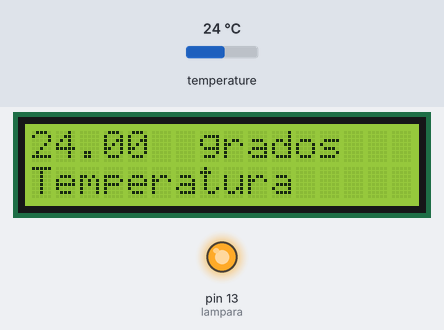
Recording of a sketch running on a simulated Arduino Uno, built with avr-gcc and run on an emulated ATmega328P. Parts: 16×2 character LCD, output pins drawn as LEDs (lit = HIGH). Inputs (shaded band) come from the test bench; at power-on: temperature 24 °C.

Above: at 2.6 s.
2.7 s: temperature set to 29.4 °C
At 6.6 s:
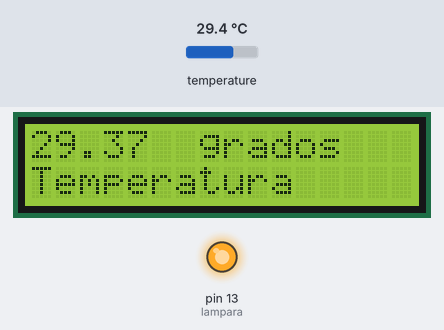
7.3 s: temperature set to 30.3 °C
At 9.8 s:
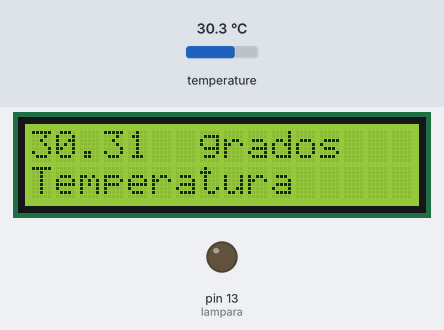
11.9 s: temperature set to 28.4 °C
At 13.1 s:
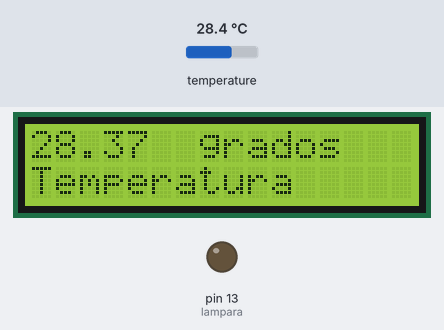
16.5 s: temperature set to 27.6 °C
At 19.6 s:
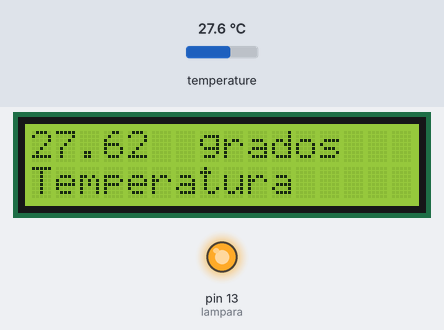
Timing chart, 0 to 21.1 s (numbered marks = the images above; inputs shaded):
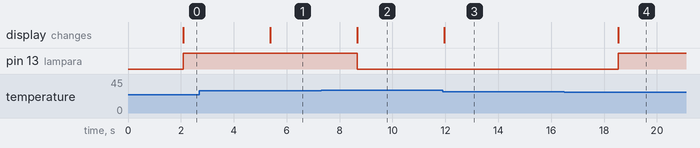

Measured:
- the behaviour switches between 29.9 and 30 °C on temperature (found by bisection; images 1 and 2)
- the behaviour switches between 28.1 and 28 °C on temperature (found by bisection; images 3 and 4)
- after the input at 2.7 s, the display: changes after 2.7 s (image 1)
- after the input at 7.3 s, pin 13 (lampara): HIGH → LOW after 1.4 s; the display: changes after 1.4 s (image 2)
- after the input at 11.9 s, the display: changes after 0.05 s (image 3)
- after the input at 16.5 s, pin 13 (lampara): LOW → HIGH after 2.0 s; the display: changes after 2.0 s (image 4)

The sketch:

Incubadora_DIY.ino
```cpp
#include <OneWire.h>
#include <LiquidCrystal.h>

LiquidCrystal lcd(7, 8, 9, 10, 11, 12);

OneWire  ds(6);  // con una resitencia de 4.7K en forma pullup
int lampara= 13;
void setup(void) {
  Serial.begin(9600);
  lcd.begin(16, 2);
   pinMode(lampara,OUTPUT);

}

void loop(void) {
  byte i;
  byte present = 0;
  byte type_s;
  byte data[12];
  byte addr[8];
  float celsius, fahrenheit;


  delay(1000);

  if ( !ds.search(addr)) {

    ds.reset_search();
    delay(250);
    return;
  }


  for( i = 0; i < 8; i++) {

  }

  if (OneWire::crc8(addr, 7) != addr[7]) {

      return;
  }

  switch (addr[0]) {
    case 0x10:
      //Serial.println("  Chip = DS18S20");  // or old DS1820
      type_s = 1;
      break;
    case 0x28:
      //Serial.println("  Chip = DS18B20");
      type_s = 0;
      break;
    case 0x22:
      //Serial.println("  Chip = DS1822");
      type_s = 0;
      break;
    default:
      //Serial.println("Device is not a DS18x20 family device.");
      return;
  }

  ds.reset();
  ds.select(addr);
  ds.write(0x44, 1);        // start conversion, with parasite power on at the end

  delay(1000);     // maybe 750ms is enough, maybe not
  // we migh        t do a ds.depower() here, but the reset will take care of it.

  present = ds.reset();
  ds.select(addr);
  ds.write(0xBE);         // Read Scratchpad

  //Serial.print("  Data = ");
  //Serial.print(present, HEX);
  //Serial.print(" ");
  for ( i = 0; i < 9; i++) {           // we need 9 bytes
    data[i] = ds.read();
    //Serial.print(data[i], HEX);
    //Serial.print(" ");
  }
  //Serial.print(" CRC=");
  //Serial.print(OneWire::crc8(data, 8), HEX);
  //Serial.println();

  // Convert the data to actual temperature
  // because the result is a 16 bit signed integer, it should
  // be stored to an "int16_t" type, which is always 16 bits
  // even when compiled on a 32 bit processor.
  int16_t raw = (data[1] << 8) | data[0];
  if (type_s) {
    raw = raw << 3; // 9 bit resolution default
    if (data[7] == 0x10) {
      // "count remain" gives full 12 bit resolution
      raw = (raw & 0xFFF0) + 12 - data[6];
    }
  } else {
    byte cfg = (data[4] & 0x60);
    // at lower res, the low bits are undefined, so let's zero them
    if (cfg == 0x00) raw = raw & ~7;  // 9 bit resolution, 93.75 ms
    else if (cfg == 0x20) raw = raw & ~3; // 10 bit res, 187.5 ms
    else if (cfg == 0x40) raw = raw & ~1; // 11 bit res, 375 ms
    //// default is 12 bit resolution, 750 ms conversion time
  }
  celsius = (float)raw / 16.0;
  fahrenheit = celsius * 1.8 + 32.0;
//  Serial.print("  Temperatura = ");
//  Serial.print(celsius);
//  Serial.print(" Celsius ");

 lcd.setCursor(0,0);
 lcd.print(celsius);
 lcd.setCursor(6,0);
 lcd.print(" grados");
 lcd.setCursor(0,1);
 lcd.print("Temperatura");
if (celsius >= 30){
    digitalWrite(lampara, LOW);
  }
  if (celsius <= 28){
    digitalWrite(lampara, HIGH);
  }

}
```
